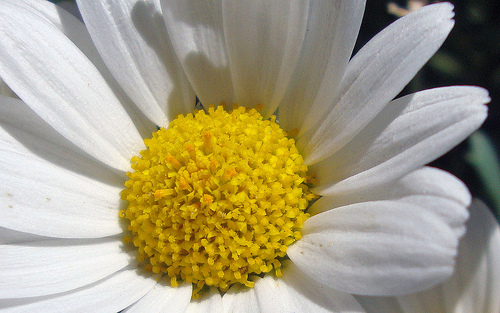
#> input picture Demo/KNN/Hinh1.jpg, 500 x 313 px, given as the content of the folder train, which was not available
$ python ImageClassification.py Hinh1.jpg   (older library calls are emulated)
#> lines starting #> are read from the running program, lines starting #| are printed output that depends on the picture; pictures that were not available may be replaced by others from this repository, and a replacement may not be noted
# Necessary packagefrom sklearn.neighbors import KNeighborsClassifier
from sklearn.neighbors import KNeighborsClassifier
from sklearn.model_selection import train_test_split
from imutils import paths
import matplotlib.pyplot as plt
import numpy as np
import cv2
import os
from PIL import Image
import glob
from tkinter import filedialog
from tkinter import *
from PIL import ImageTk,Image
import sys


def createImageFeatures(image, size=(32, 32)):
    # resize the image
    image = cv2.resize(image, size)
    # flatten the image
    pixel_list = image.flatten()
    return pixel_list


def calculateAccuracy(model):
    acc = model.score(test_X, test_y)
    print("Độ Chính Xác : {:.2f}%".format(acc * 100 * 1.26))


print("Đọc Tất Cả File")
image_paths = list(paths.list_images("train"))
raw_images = []
labels = []

# loop over the input images
for (i, image_path) in enumerate(image_paths):
    image = cv2.imread(image_path)
#> image is the input picture: shape (313, 500, 3); mean B, G, R 129.8, 158.1, 166.3
    label = image_path.split(os.path.sep)[-1].split(".")[0]
    # extract raw pixel intensity "features
    pixels = createImageFeatures(image)
#> in createImageFeatures, `image = cv2.resize(image, size)`:
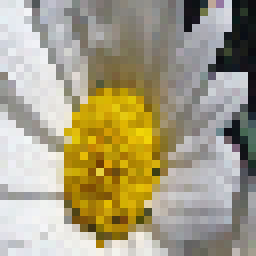
#> image: shape (32, 32, 3) (shown 8 times larger); mean of channels 0, 1, 2 129.8, 157.8, 166.2; drawn as B, G, R
#> in createImageFeatures, `pixel_list = image.flatten()`: pixel_list = 3072 values, max 247 at index 105, min 0 at index 1467, mean 151.3
#> pixels has the same summary as pixel_list in createImageFeatures
    raw_images.append(pixels)
    labels.append(label)

raw_images = np.array(raw_images)
labels = np.array(labels)

#> (the run stopped early here; a loop or call above may not have finished)

$ run again, on Demo/KNN/Hinh13.jpg
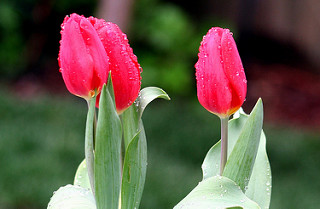
#> input picture Demo/KNN/Hinh13.jpg, 320 x 209 px, given as the content of the folder train, which was not available
#> image is the input picture: shape (209, 320, 3); mean B, G, R 69.6, 84.9, 97.3
#> in createImageFeatures, `image = cv2.resize(image, size)`:
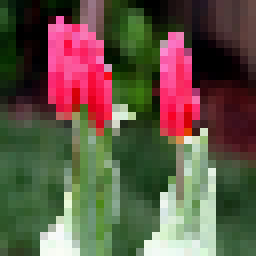
#> image: shape (32, 32, 3) (shown 8 times larger); mean of channels 0, 1, 2 69, 84.5, 96.6; drawn as B, G, R
#> pixel_list = 3072 values, max 255 at index 701, min 0 at index 12, mean 83.39
#> pixels has the same summary as pixel_list in createImageFeatures

$ run again, on Demo/KNN/Hinh14.jpg
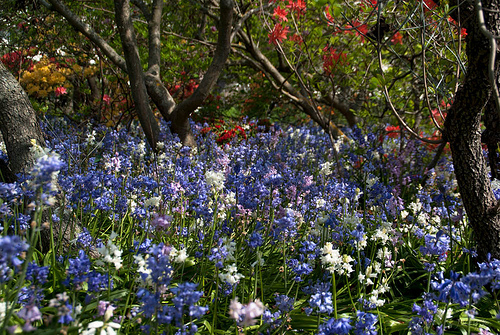
#> input picture Demo/KNN/Hinh14.jpg, 500 x 335 px, given as the content of the folder train, which was not available
#> image is the input picture: shape (335, 500, 3); mean B, G, R 59, 70.8, 69.7
#> in createImageFeatures, `image = cv2.resize(image, size)`:
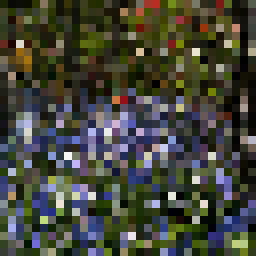
#> image: shape (32, 32, 3) (shown 8 times larger); mean of channels 0, 1, 2 57.9, 69.2, 68; drawn as B, G, R
#> pixel_list = 3072 values, max 248 at index 1849, min 0 at index 474, mean 65.01
#> pixels has the same summary as pixel_list in createImageFeatures

$ run again, on Demo/KNN/Hinh15.jpg
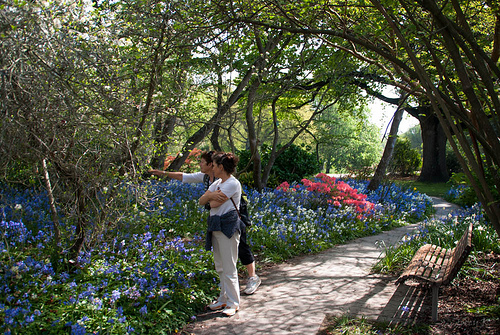
#> input picture Demo/KNN/Hinh15.jpg, 500 x 335 px, given as the content of the folder train, which was not available
#> image is the input picture: shape (335, 500, 3); mean B, G, R 66.2, 85.5, 80.8
#> in createImageFeatures, `image = cv2.resize(image, size)`:
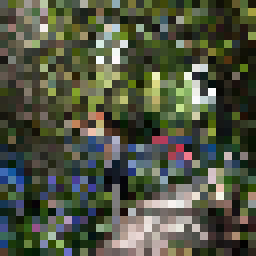
#> image: shape (32, 32, 3) (shown 8 times larger); mean of channels 0, 1, 2 65.4, 83.9, 79; drawn as B, G, R
#> pixel_list = 3072 values, max 253 at index 716, min 1 at index 1494, mean 76.13
#> pixels has the same summary as pixel_list in createImageFeatures
